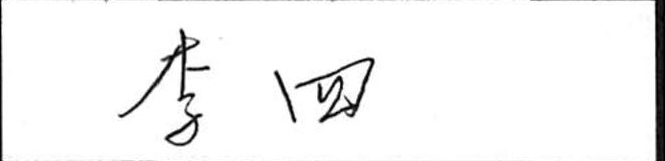
#> input picture simple_web/file_storage/201705102354063YhS4GwAhi/name/2017_05_10_23_54_30_48SJw.png, 665 x 161 px; its folder holds only this picture in this run
$ python dev.py ../../simple_web/file_storage/201705102354063YhS4GwAhi/name/2017_05_10_23_54_30_48SJw.png   (Python 2 division)   (older library calls are emulated)
#> lines starting #> are read from the running program, lines starting #| are printed output that depends on the picture; after the words box and inside, x2 and y2 are one past the last pixel; in counts of white or black regions, pixels touching at a corner belong together
### ocr/src/processor/sheethandler/SheetHandler.py

import cv2
from itertools import chain
import numpy as np

import settings

import random
import datetime
import string
import time

def getBlockProblemPositions(startRow, startCol, height, width, numProblem, numChoice,
                        leftToRight=True):
    '''
    given the start row and start column of a block,
    return the list of answer areas for each question
    in order
    Args:
        startRow: the starting row of block
        startCol: the starting column of block
        height: the height for each choice
        width: the height for each choice
        numProblem: the number of problems in this block
        numChoice: the number of choice in each problem
        leftToRight: the question answers are listed from left to right
    Returns:
        a list of question positions with height and with

        For example, for input getBlockProblemPositions(0, 1, 1, 2, 5, 5), the return is:
            [(0, 1, 1, 5), (1, 1, 1, 5), (2, 1, 1, 5)]

    '''
    result = list()
    for i in range(numProblem):
        gridPos = (startRow + height * i * leftToRight,
                   startCol + width * i * (not leftToRight),
                   height + height * (numChoice-1) * (not leftToRight),
                   width + width * (numChoice-1) * leftToRight)
        result.append(gridPos)
    return result


def getSquareDist(p1, p2):
    return (int(p1[0])-int(p2[0])) ** 2 + (int(p1[1])-int(p2[1]))**2


def generateFileName():
    return getToken() + ".png"


# [18 lines left out: functions getToken, timeit, not called in this run]


SheetSectionPositions = {"half": {
    "name": (1, 0, 3, 12),
    "id": [(3, 14 + 2 * i, 10, 2) for i in range(12)],
    "question": getBlockProblemPositions(8, 2, 1, 2, 5, 5)
    + getBlockProblemPositions(14, 2, 1, 2, 5, 5)
    + getBlockProblemPositions(20, 2, 1, 2, 5, 5)
    + getBlockProblemPositions(14, 15, 1, 2, 5, 5)
    + getBlockProblemPositions(20, 15, 1, 2, 5, 5)
    + getBlockProblemPositions(14, 28, 1, 2, 5, 5)
    + getBlockProblemPositions(20, 28, 1, 2, 5, 5),
    "choice_num": [5] * 35
}, "full": {
    "name": (0, 0, 2, 8),
    "id": [(2, 9 + 2 * i, 10, 2) for i in range(12)],
    "question": list(chain(*[getBlockProblemPositions(14 + r * 6, 0 + c * 12, 1, 2, 5, 5) for c in range(3) for r in range(5)])),
    # be careful, itertools can be used only once
    "choice_num": [5] * 75
}, "full_old": {
    "name": (1, 0, 1, 5),
    "id": [(j, i, 10, 1) for j in [4, 15] for i in range(5)],
    "question": [(i, j, 1, 5) for j in [7, 14, 21] for i in range(25)],
    "choice_num": [5] * 75
}, "half_old": {
    "name": (1, 0, 1, 5),
    "id": [(4, i, 10, 1) for i in range(6)],
    "question": [(i, 1, 1, 5) for i in range(15, 25)] + [(i, 8, 1, 5) for i in range(25)],
    "choice_num": [5] * 35
}, "makesi": {
    "name": (2, 0, 2, 12),
    "class": (5, 0, 2, 12),
    "id": [(4, 13 + i * 2, 10, 2) for i in range(10)],
    "question": list(chain(*[getBlockProblemPositions(19 + r * 6, 1 + c * 11, 1, 2, 5, 4) for c in range(2) for r in range(4)])) \
    + list(chain(*[getBlockProblemPositions(19, 24, 1, 2, 5, 4)])) \
    + list(chain(*[getBlockProblemPositions(28 + r * \
                                            6, 26, 1, 2, 5, 2) for r in range(2)])),
    "choice_num": [4] * 45 + [2] * 10
}, "makesi_new": {
    "name": (2, 0, 2, 12),
    "class": (5, 0, 2, 12),
    "id": [(4, 13 + i * 2, 10, 2) for i in range(10)],
    "question": list(chain(*[getBlockProblemPositions(19 + r * 6, 1 + c * 11, 1, 2, 5, 4) for c in range(2) for r in range(4) if (c, r) != (1, 3)])) \
    + list(chain(*[getBlockProblemPositions(19, 24, 1, 2, 5, 4)])) \
    + list(chain(*[getBlockProblemPositions(28 + r * \
                                            6, 26, 1, 2, 5, 2) for r in range(2)])),
    "choice_num": [4] * 40 + [2] * 10
}, "makesi_new_2025_06": {
    "name": (2, 0, 2, 12),
    "class": (5, 0, 2, 12),
    "id": [(4, 13 + i * 2, 10, 2) for i in range(10)],
    "question": list(chain(*[getBlockProblemPositions(19 + r * 6, 1 + c * 11, 1, 2, 5, 4) for c in range(1) for r in range(4)])) \
    + list(chain(*[getBlockProblemPositions(19, 24, 1, 2, 5, 4)])) \
    + list(chain(*[getBlockProblemPositions(28 + r * \
                                            6, 26, 1, 2, 5, 2) for r in range(2)])),
    "choice_num": [4] * 25 + [2] * 10
}, "gk_english": {
    "name": (1, 0, 2, 8),
    "id": [(3, 9 + 2 * i, 10, 2) for i in range(12)],
    "question": list(chain(*[getBlockProblemPositions(15, 0 + c * 11, 1, 2, 5, 3, False) for c in range(3)])) \
    + getBlockProblemPositions(21, 0, 1, 2, 5, 3, False) \
    + list(chain(*[getBlockProblemPositions(21, 11 + c * 11, 1, 2, 5, 4, False) for c in range(2)])) \
    + getBlockProblemPositions(28, 0, 1, 2, 5, 4, False) \
    + getBlockProblemPositions(28, 11, 1, 2, 5, 7, False) \
    + getBlockProblemPositions(28, 22, 1, 2, 5, 4, False) \
    + list(chain(*[getBlockProblemPositions(38, 0 + c * \
                                            11, 1, 2, 5, 4, False) for c in range(3)])),
    "choice_num": [3] * 20 + [4] * 15 + [7] * 5 + [4] * 20
}, "full_4option": {
    "name": (1, 0, 2, 9),
    "id": [(3, 9 + 2 * i, 10, 2) for i in range(10)],
    "question": list(chain(*[getBlockProblemPositions(14 + r * 6, 1 + c * 10, 1, 2, 5, 4) for c in range(3) for r in range(5)])),
    # be careful, itertools can be used only once
    "choice_num": [4] * 75
}}


# [60 lines left out: function recognizeSheet, not called in this run]


import cv2
# import wand.image
import PIL.Image
import numpy as np
import subprocess
import re
import time
# from PyPDF2 import PdfFileReader

# timeit


# [428 lines left out: functions binarizeImage, getPDFPageNum, pdf2jpg, getLastCorner, rotateImage, getPixelListCenter and 4 more, not called in this run]

count = 0


# [66 lines left out: functions getBlackRatio, extractGrids, getRatioFromStripe, getDigitFromSequence, getAnswerFromSequence, saveToDir, not called in this run]

### ocr/src/processor/utility/ocr.py
from __future__ import division, print_function

import cv2
# import wand.image
import PIL.Image
import numpy as np
import subprocess
import re
import time
from .common import getSquareDist
# from PyPDF2 import PdfFileReader
from ..utility.common import timeit

# timeit


def binarizeImage(gray_image):
    '''
    Given an grayscale image,
    return the inversed binary image.
        the main idea is:
            OSTU threshold with gamma correction
    '''

    # gamma correction
    # learned from university physics
    # many students failed in the final test
    # and the instructor, Shan Qiao, did it twice
    # and saved most (all?) of us

    rescale = lambda x: (25.5 * np.sqrt(x / 2.55))

    gray_image = cv2.GaussianBlur(gray_image, (3, 3), 1)
    ret3, th3 = cv2.threshold(
        gray_image, 0, 255, cv2.THRESH_BINARY_INV + cv2.THRESH_OTSU)
    ret3, th3 = cv2.threshold(gray_image, rescale(
        ret3), 255, cv2.THRESH_BINARY_INV)
    return th3


# [55 lines left out: functions getPDFPageNum, pdf2jpg, not called in this run]


# deprecated, 10x slower than current version
# remain for potential use in AWS lambda
# def _pdf2jpg(file_path, resolution=300, save_path=None):
#     '''
#     convert pdf into jpg.
#     if the pdf file, for example, a.pdf has more than one pages,
#     the output filenames will be named as:
#     a-0.jpg, a-1.jpg, a-2.jpg, ...
#     '''
#     with wand.image.Image(filename=file_path, resolution=resolution) as img:
#         if not save_path:
#             save_path = file_path.replace(".pdf", ".jpg")
#         print ('Save file to:', save_path)
#         img.save(filename=save_path)

def getLastCorner(centers):
    '''
    Given the centers of 3 corners, return the 4th corner.
    Note: We assume that the image is already in correct orientation,
        and centers are stored in following order:
            topleft(p1) -> bottomleft(p2) -> topright(p3)
        so we use vector v(p1->p2) + v(p1->p3) to predict the 4th corner
    '''
    assert len(centers) == 3
    p1, p2, p3 = centers[:]
    return (p2[0] + p3[0] - p1[0], p2[1] + p3[1] - p1[1],)

# timeit


# [13 lines left out: functions rotateImage, getPixelListCenter, not called in this run]

# timeit


def getQRCornerContours(gray_image, t=False):
    '''
    given binary image, return the pixel lists of their contours:
    '''

    # timeit
    def getContourDepth(hierarchy):
        result = dict()

        def _getDepth(hierarchy, i):
            if i in result:
                return result[i]
            Next, Previous, First_Child, Parent = 0, 1, 2, 3
            cur_index = hierarchy[i][First_Child]
            children_indexes = list()
            while cur_index != -1:
                children_indexes.append(cur_index)
                cur_index = hierarchy[cur_index][Next]
            if children_indexes:
                result[i] = max(map(lambda x: _getDepth(
                    hierarchy, x), children_indexes)) + 1
            else:
                result[i] = 1
            return result[i]

        for i in range(len(hierarchy)):
            if i not in result:
                result[i] = _getDepth(hierarchy, i)

        return result

    # timeit
    def filter_with_shape(contours, err_t=1.5):
        '''
        remove squares whose min bouding rect is not like square
        '''
        ratios = list()
        for i in range(len(contours)):
            rect = cv2.boundingRect(contours[i])
            ratios.append(max(rect[3], rect[2]) / min(rect[3], rect[2]))
        # print (sorted(ratios))
        valid_index = filter(lambda i: ratios[i] <= err_t, range(len(contours)))
        contours = [contours[i] for i in valid_index]
        return contours

    # timeit
    # [34 lines left out: function filter_with_positions, not called in this run]

    # timeit
    def rearrange_contours(contours):
        '''
        use polar coordinates to rearrange contours in counter-clockwise order,
        and the contour on right angle is the first element in rearranged array
        '''
        centers = list(map(lambda c: getPixelListCenter(c), contours))
        triangle_center = np.mean(np.array(centers), axis=0)
        std_centers = list(map(lambda (x, y): (x - triangle_center[0], triangle_center[1]) - y, centers))
        theta_index = zip(map(lambda (x, y): np.arctan2(y, x), std_centers), range(len(contours)))
        theta_index.sort()
        contours = [contours[i] for theta, i in theta_index]
        centers = [centers[i] for theta, i in theta_index]
        min_err = float('inf')
        right_angle_index = 0
        for t1 in range(len(contours)):
            t2 = (t1 + 1) % len(contours)
            t3 = (t2 + 1) % len(contours)
            diff = abs(getSquareDist(centers[t1], centers[t2])
                       + getSquareDist(centers[t1], centers[t3])
                       - getSquareDist(centers[t2], centers[t3]))
            if min_err > diff:
                min_err = diff
                right_angle_index = t1
        t = [i % len(contours) for i in range(
            right_angle_index, right_angle_index + len(contours))]

        contours = [contours[i] for i in t]

        centers = [getPixelListCenter(c) for c in contours]
        return contours

    image_edge = cv2.Canny(gray_image, 100, 200)
    kernel = np.ones((3, 3), np.uint8)
    image_edge = cv2.dilate(image_edge, kernel, iterations=1)
    _, contours, hierarchy = cv2.findContours(
        image_edge.copy(), cv2.RETR_TREE, cv2.CHAIN_APPROX_NONE)

    contours_depth = getContourDepth(hierarchy[0])

    valid_index = filter(lambda x: contours_depth[x] == 6, range(len(contours)))
    contours = [contours[i] for i in valid_index]

    contours = filter_with_shape(contours)

    # print("number of contour before filter of positions: {}".format(len(contours)))

    # Find best triplet which can form a right triangle
    # print(len(contours))
    if len(contours) > 3:
        contours = filter_with_positions(contours)

    contours = rearrange_contours(contours)
    return contours

# timeit


def adjustOrientation(binary_image, original_image, save_path=None):
    '''
    given an answer sheet, return an copy which is rotated to the correct orientation,
    contours of three corner blocks and four corner positions in (col, row) tuple
    '''
    # timeit
    # [34 lines left out: functions rotateCoordinate, rotateContour, getAdjustDegree, not called in this run]

    contours = getQRCornerContours(binary_image)
    centers = list(map(lambda c: getPixelListCenter(c), contours))

    # append the 4th corner according to the other 3
    centers.insert(2, getLastCorner(centers))
    # print("centers: {}".format(centers))

    h, w = binary_image.shape
    x, y = centers[0][0] - w // 2, h // 2 - centers[0][1]

    # print ("orientation test: x={}, y={}".format(x, y))

    degree = 0
    paper_orientation_changed = False  # landscape <-> portrait
    if x > 0 and y > 0:
        degree = 90
        paper_orientation_changed = True
    elif x > 0 and y < 0:
        degree = 180
    elif x < 0 and y < 0:
        degree = 270
        paper_orientation_changed = True

    # slightly adjust orientation, making the edges vertical and horizontal
    if degree:
        centers = [rotateCoordinate(
            x, y, w, h, degree, paper_orientation_changed) for x, y in centers]
        binary_image = rotateImage(binary_image, degree)
        original_image = rotateImage(original_image, degree)
        # [4 lines of commented-out code are left out]

    delta_degree = getAdjustDegree(centers)

    if delta_degree:
        binary_image = rotateImage(binary_image, delta_degree, expand=False)
        original_image = rotateImage(original_image, delta_degree, expand=False)
        centers = [rotateCoordinate(x, y, w, h, delta_degree)
                   for x, y in centers]
        # contours = [rotateContour(contour, w, h, delta_degree) for contour in contours]

    # Expand should be false, otherwise, we should shift centers a bit

    ######################################
    #  TODO: Affine Transform if needed  #
    ######################################

    # After rotation, the image is no longer binary image
    # thus, we need to do it again
    _, binary_image = cv2.threshold(binary_image, 0, 255,
                                    cv2.THRESH_BINARY + cv2.THRESH_OTSU)

    # return gray_image, contours, centers
    return binary_image, original_image, centers,


# [62 lines left out: functions _separateGrides, getGridlinePositions, not called in this run]

count = 0


# [60 lines left out: functions getBlackRatio, extractGrids, getRatioFromStripe, getDigitFromSequence, getAnswerFromSequence, not called in this run]

### ocr/src/dev.py
from processor.utility.ocr import *
import cv2
from processor.interface import recognizeJPG
import time
import sys
# from processor import recognizeJPG
# pdf2jpg('../data/QR_2B_Answersheet.pdf')

image_path = sys.argv[1]

for i in range(0, 1):
    # print ('loading ' + 'data/QR_2B_Answersheet-{}.jpg'.format(i))
    # grayscale_image = cv2.imread('/Users/Norman/git/Answer-Sheet-OCR/ocr/data/half-0.jpg'.format(i), cv2.IMREAD_GRAYSCALE)
    grayscale_image = cv2.imread(
        image_path, cv2.IMREAD_GRAYSCALE)
#> grayscale_image is the input picture: shape (161, 665); min 0, max 255, mean 244.7

    binary_image = binarizeImage(grayscale_image)
#> in binarizeImage, `ret3, th3 = cv2.threshold( gray_image, 0, 255, cv2.THRESH_BINARY_INV +..`:
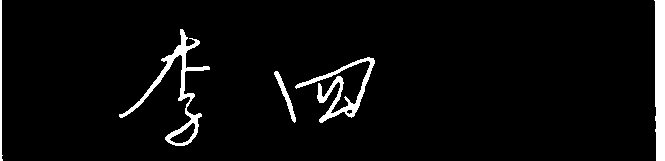
#> th3: shape (161, 665); 4.4% white; 5 white regions, box (x1, y1, x2, y2) and area: (654, 0, 665, 161) 1565, (119, 29, 210, 146) 1431, (295, 57, 375, 123) 1143, (0, 0, 3, 161) 325, (274, 71, 296, 123) 248
#> in binarizeImage, `ret3, th3 = cv2.threshold( gray_image, 0, 255, cv2.THRESH_BINARY_INV +..`: ret3 = 158
#> in binarizeImage, `ret3, th3 = cv2.threshold(gray_image, rescale( ret3), 255, cv2.THRESH_..`:
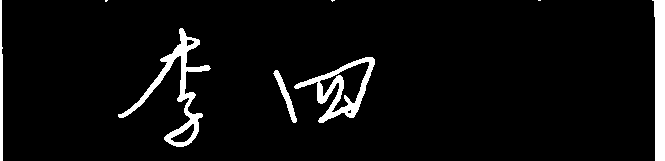
#> th3: shape (161, 665); 5.3% white; 8 white regions (3 under 20 px), largest, box (x1, y1, x2, y2) and area: (118, 28, 211, 147) 1851, (652, 0, 665, 161) 1629, (294, 57, 375, 123) 1465, (0, 0, 3, 161) 431, (273, 70, 297, 123) 312
#> in binarizeImage, `ret3, th3 = cv2.threshold(gray_image, rescale( ret3), 255, cv2.THRESH_..`: ret3 = 200
    cv2.imwrite('tmp/binarized.jpg'.format(i), binary_image)
    kernel = np.ones((3, 3), np.uint8)
    binary_image = cv2.morphologyEx(binary_image, cv2.MORPH_CLOSE, kernel)
#> binary_image: shape (161, 665); 5.4% white; 8 white regions (3 under 20 px), largest, box (x1, y1, x2, y2) and area: (118, 28, 211, 147) 1870, (652, 0, 665, 161) 1629, (294, 57, 375, 123) 1502, (0, 0, 3, 161) 431, (273, 70, 297, 123) 312
    binary_image = cv2.morphologyEx(binary_image, cv2.MORPH_OPEN, kernel)
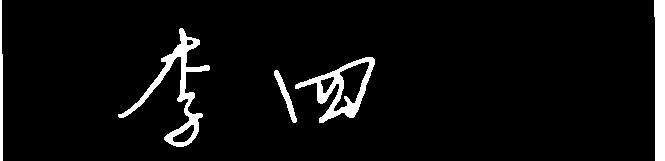
#> binary_image: shape (161, 665); 5.4% white; 5 white regions, box (x1, y1, x2, y2) and area: (118, 28, 210, 147) 1865, (654, 0, 665, 161) 1627, (295, 57, 375, 123) 1496, (0, 0, 3, 161) 429, (274, 70, 297, 123) 311
    cv2.imwrite('tmp/morphologyEx.jpg'.format(i), binary_image)
    binary_image, original_image, centers = adjustOrientation(
        binary_image, grayscale_image, 'tmp/detect_{}.jpg'.format(i))
#> in getQRCornerContours, `image_edge = cv2.Canny(gray_image, 100, 200)`:
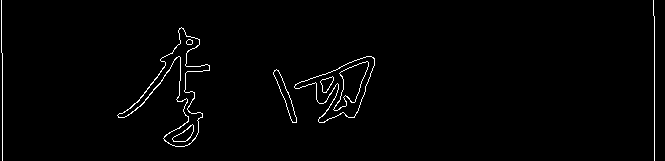
#> image_edge: shape (161, 665); 1.5% white in thin lines or dots
#> in getQRCornerContours, `image_edge = cv2.dilate(image_edge, kernel, iterations=1)`:
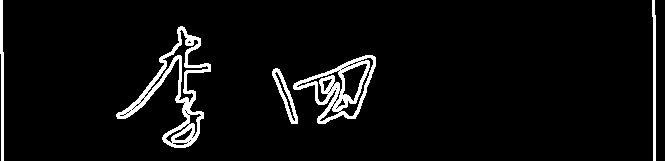
#> image_edge: shape (161, 665); 5.1% white; 5 white regions
#> in getQRCornerContours, `_, contours, hierarchy = cv2.findContours( image_edge.copy(), cv2.RETR..`: contours = 64 contours, 46 with area under 20; largest, box (x1, y1, x2, y2) and area: (116, 26, 211, 148) 2842, (293, 55, 376, 124) 2776, (147, 29, 209, 103) 658, (341, 63, 368, 102) 512, (272, 68, 298, 124) 464
#> the loop in getContourDepth, `for i in range(len(hierarchy)):` made 64 passes
#> after the loop in getContourDepth, `for i in range(len(hierarchy)):`: result = 64 items
#> in getQRCornerContours, `valid_index = filter(lambda x: contours_depth[x] == 6, range(len(conto..`: valid_index = []
#> in rearrange_contours, `triangle_center = np.mean(np.array(centers), axis=0)`: triangle_center = nan
#> in rearrange_contours, `std_centers = list(map(lambda (x, y): (x - triangle_center[0], triangl..`: std_centers = []
#> after the loop in rearrange_contours, `for t1 in range(len(contours)):`: min_err = inf; right_angle_index = 0
#> in rearrange_contours, `t = [i % len(contours) for i in range( right_angle_index, right_angle_..`: t = []
#> (the run stopped early here; a loop or call above may not have finished)

$ run again, on simple_web/file_storage/201705102354063YhS4GwAhi/name/2017_05_10_23_54_31_DevTp.png
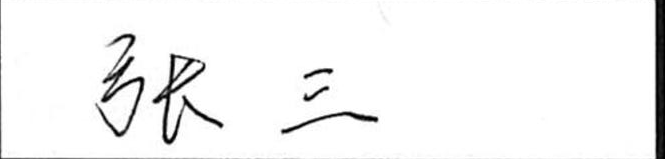
#> input picture simple_web/file_storage/201705102354063YhS4GwAhi/name/2017_05_10_23_54_31_DevTp.png, 665 x 159 px
#> grayscale_image is the input picture: shape (159, 665); min 0, max 255, mean 244.4
#> in binarizeImage, `ret3, th3 = cv2.threshold( gray_image, 0, 255, cv2.THRESH_BINARY_INV +..`:
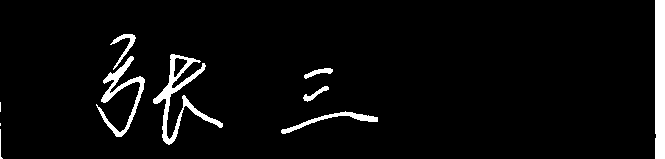
#> th3: shape (159, 665); 4.5% white; 10 white regions (2 under 20 px), largest, box (x1, y1, x2, y2) and area: (655, 0, 665, 159) 1586, (153, 54, 223, 145) 1305, (96, 56, 145, 137) 906
#> in binarizeImage, `ret3, th3 = cv2.threshold( gray_image, 0, 255, cv2.THRESH_BINARY_INV +..`: ret3 = 159
#> in binarizeImage, `ret3, th3 = cv2.threshold(gray_image, rescale( ret3), 255, cv2.THRESH_..`: ret3 = 201
#> in getQRCornerContours, `image_edge = cv2.dilate(image_edge, kernel, iterations=1)`:
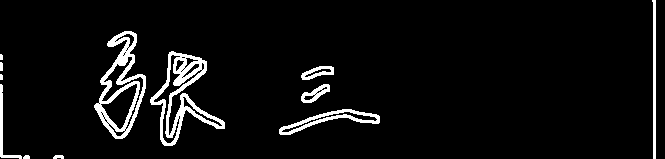
#> image_edge: shape (159, 665); 5.5% white; 12 white regions (2 under 20 px)
#> in getQRCornerContours, `_, contours, hierarchy = cv2.findContours( image_edge.copy(), cv2.RETR..`: contours = 52 contours, 32 with area under 20; largest, box (x1, y1, x2, y2) and area: (94, 31, 146, 139) 2966, (150, 51, 225, 146) 2528, (279, 109, 380, 135) 824, (100, 83, 138, 130) 771, (153, 54, 203, 144) 659
#> the loop in getContourDepth, `for i in range(len(hierarchy)):` made 52 passes
#> after the loop in getContourDepth, `for i in range(len(hierarchy)):`: result = 52 items
#> in getQRCornerContours, `valid_index = filter(lambda x: contours_depth[x] == 6, range(len(conto..`: valid_index = []
#> triangle_center = nan
#> std_centers = []
#> after the loop in rearrange_contours, `for t1 in range(len(contours)):`: min_err = inf; right_angle_index = 0
#> t = []
